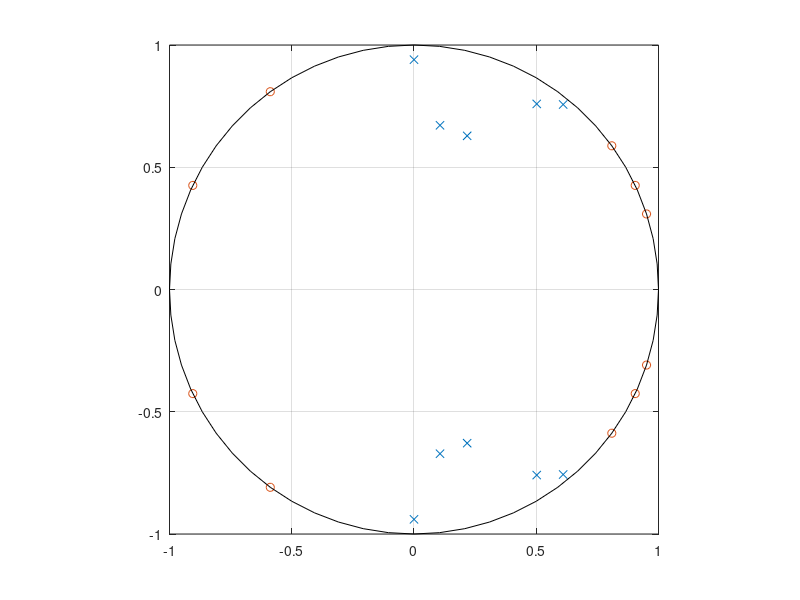
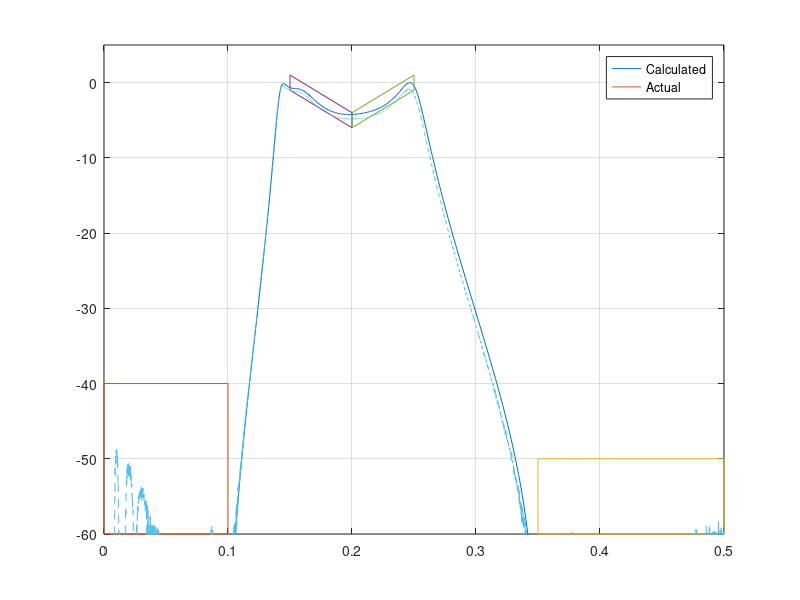

MATLAB code for these plots, in order:
%% Lab 3 - Task 4
%
%
%
Fs = 50E3;

N = 1024;
f = linspace(0,1,N);
w = 2*pi*f;
z = exp(j*w);

limits = true;



iir_poles =[
    .972 * exp(j*2*pi*.142*[1 -1]), ...
    .91 * exp(j*2*pi*.157*[1 -1]), ...
    .665 * exp(j*2*pi*.197*[1 -1]), ...
    .94 * exp(j*2*pi*.25*[1 -1]), ...
    .68 * exp(j*2*pi*.225*[1 -1]) 
];

iir_zeros =[
    exp(j*2*pi*.05*[1 -1]), ...
    exp(j*2*pi*.07*[1 -1]), ...
    exp(j*2*pi*.1*[1 -1]), ...
    exp(j*2*pi*.35*[1 -1]), ...
    exp(j*2*pi*.43*[1 -1])
];

num = poly(iir_zeros);
den = poly(iir_poles);

plot(iir_poles, 'x');
hold on;
plot(iir_zeros, 'o');
rectangle('Position',[-1 -1 2 2],'Curvature',[1 1]);
grid;
axis square;

k = 1/(max(abs(polyval(num,z)./polyval(den,z))));

H = 20*log10(k*abs(polyval(num,z)./polyval(den,z)));

figure;
plot(f,H);
hold on;
grid on;
xlim([0 .5]);
ylim([-60, 5]);

%% Geometric Limits for Gain
if(limits)
    plot([0 .1 .1 0 0],[-40 -40 -60 -60 -40]);
    plot([.35 .5 .5 .35 .35],[-50 -50 -60 -60 -50]);

    plot([.15 .2 .2 .15 .15],[1 -4 -6 -1 1]);
    plot([.2 .25 .25 .2 .2],[-4 1 -1 -6 -4]);
end
%% Actual Filter Data

data = csvread('DSP_Lab3_Task4.csv',1,0);

freq = data(:,1);
filter_gain = data(:,3);

plot(freq/Fs,filter_gain,'--');

legend('Calculated','Actual');
